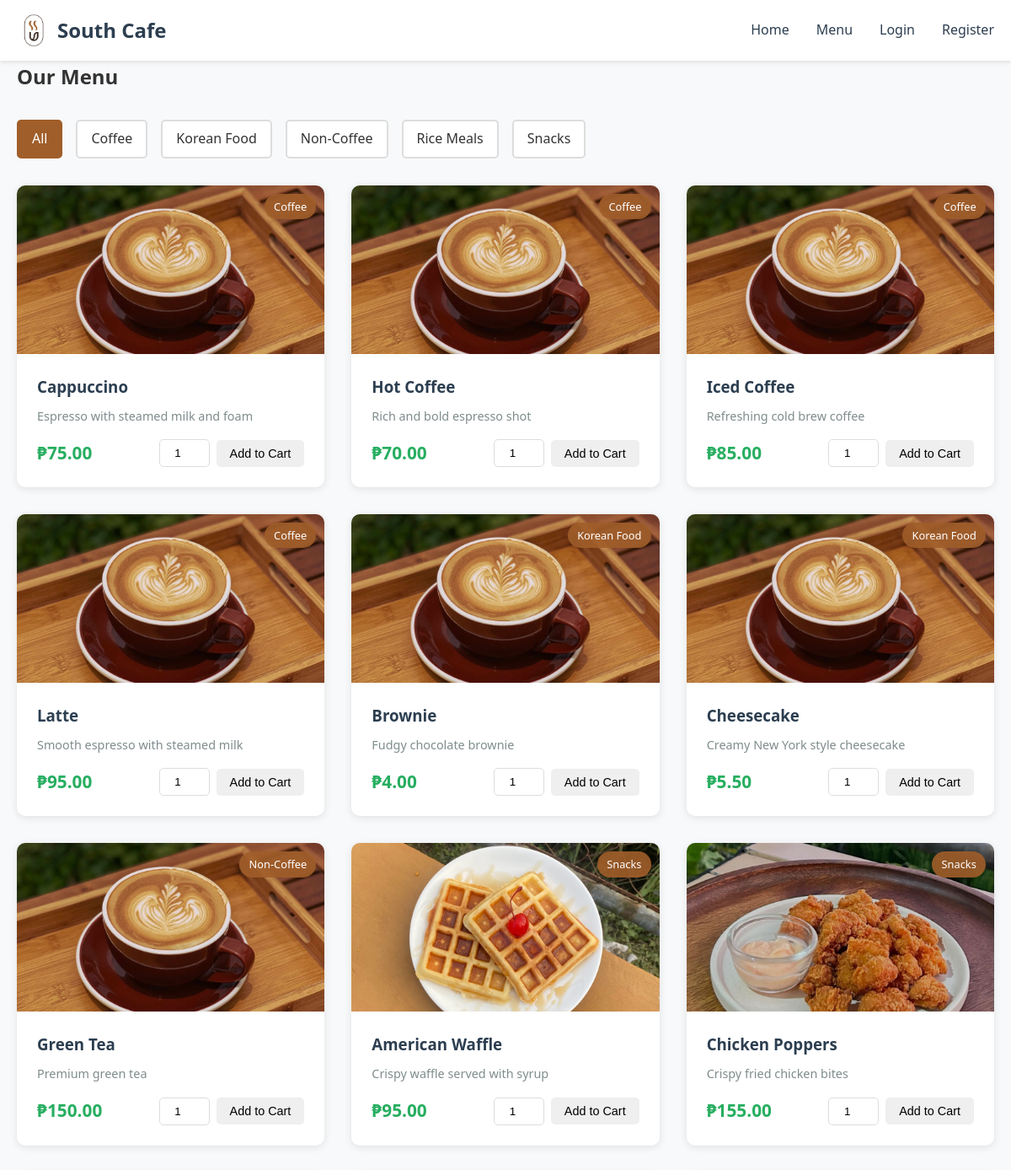
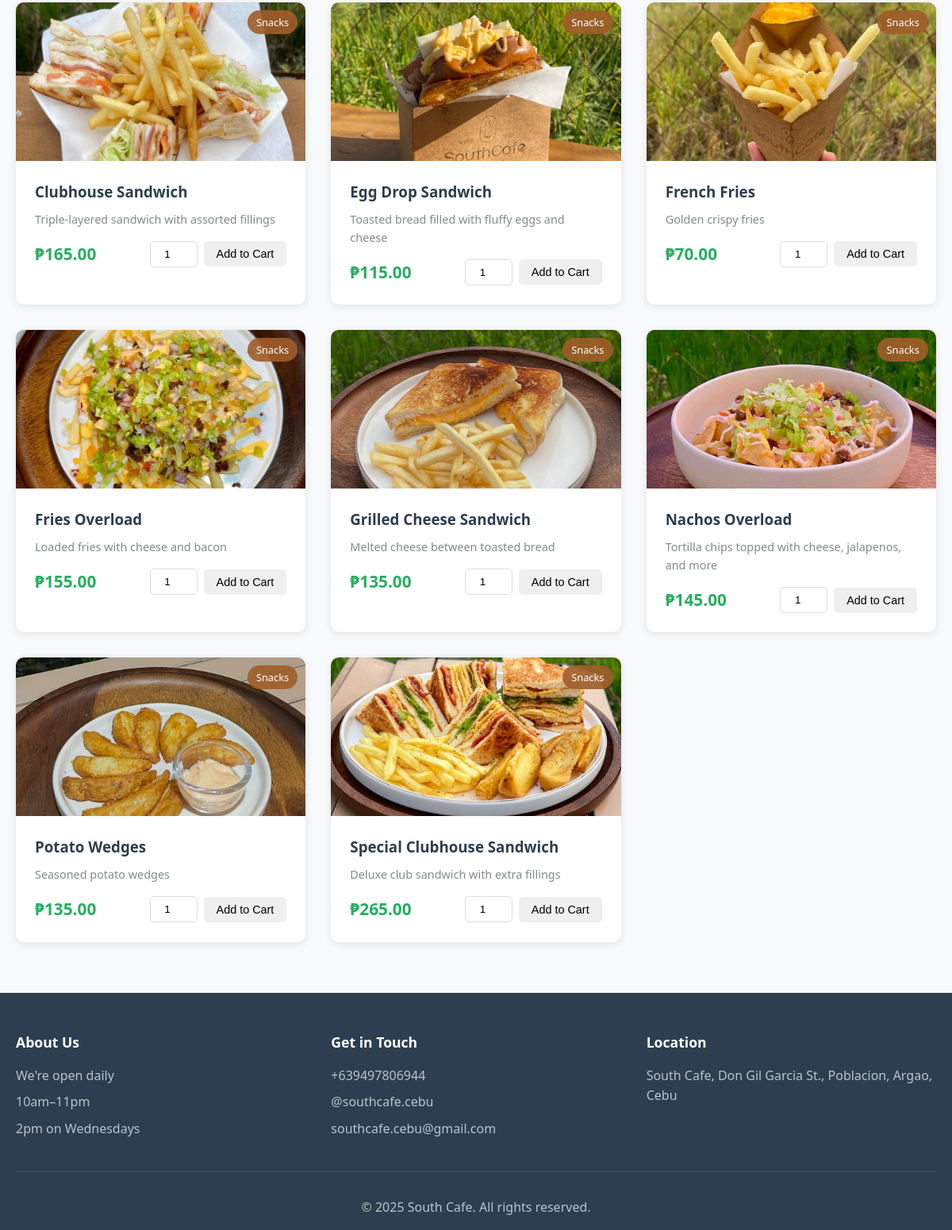
Page /menu.php on the committed database (2 pictures, top to bottom).
### tables this page shows
CREATE TABLE IF NOT EXISTS categories (
    id INT AUTO_INCREMENT PRIMARY KEY,
    name VARCHAR(50) NOT NULL,
    description TEXT
);

CREATE TABLE IF NOT EXISTS products (
    id INT AUTO_INCREMENT PRIMARY KEY,
    name VARCHAR(100) NOT NULL,
    description TEXT,
    price DECIMAL(10, 2) NOT NULL,
    category_id INT,
    image VARCHAR(255),
    available BOOLEAN DEFAULT TRUE,
    created_at TIMESTAMP DEFAULT CURRENT_TIMESTAMP,
    FOREIGN KEY (category_id) REFERENCES categories(id)
);

### config.php (called while the page is built, shortened)
<?php
function isLoggedIn() {
    return isset($_SESSION['user_id']);
}
?>

### menu.php (the view, shortened to what this page needs)
<?php
require_once 'config.php';
$categories_query = "SELECT * FROM categories ORDER BY name";
$categories_result = mysqli_query($conn, $categories_query);
$categories = mysqli_fetch_all($categories_result, MYSQLI_ASSOC);
$category_filter = isset($_GET['category']) ? (int)$_GET['category'] : 0;
if ($category_filter > 0) {
    $products_query = "SELECT p.*, c.name as category_name FROM products p
                       LEFT JOIN categories c ON p.category_id = c.id
                       WHERE p.available = 1 AND p.category_id = ?
                       ORDER BY p.name";
    $stmt = mysqli_prepare($conn, $products_query);
    mysqli_stmt_bind_param($stmt, "i", $category_filter);
    mysqli_stmt_execute($stmt);
    $products_result = mysqli_stmt_get_result($stmt);
} else {
    $products_query = "SELECT p.*, c.name as category_name FROM products p
                       LEFT JOIN categories c ON p.category_id = c.id
                       WHERE p.available = 1
                       ORDER BY c.name, p.name";
    $products_result = mysqli_query($conn, $products_query);
}
$products = mysqli_fetch_all($products_result, MYSQLI_ASSOC);
include 'includes/header.php';
?>
<div class="container">
    <h2>Our Menu</h2>
    <div class="filter-section">
        <a href="menu.php" class="filter-btn <?php echo $category_filter == 0 ? 'active' : ''; ?>">All</a>
        <?php foreach ($categories as $category): ?>
            <a href="menu.php?category=<?php echo $category['id']; ?>"
               class="filter-btn <?php echo $category_filter == $category['id'] ? 'active' : ''; ?>">
                <?php echo htmlspecialchars($category['name']); ?>
            </a>
        <?php endforeach; ?>
    </div>
    <div class="product-grid">
        <?php if (count($products) > 0): ?>
            <?php foreach ($products as $product): ?>
                <div class="product-card">
                    <div class="product-image">
                        <img src="images/<?php echo htmlspecialchars($product['image']); ?>"
                             alt="<?php echo htmlspecialchars($product['name']); ?>"
                             onerror="this.src='images/placeholder.jpg'">
                        <span class="category-badge"><?php echo htmlspecialchars($product['category_name']); ?></span>
                    </div>
                    <div class="product-info">
                        <h3><?php echo htmlspecialchars($product['name']); ?></h3>
                        <p class="product-description"><?php echo htmlspecialchars($product['description']); ?></p>
                        <div class="product-footer">
                            <span class="price">₱<?php echo number_format($product['price'], 2); ?></span>
                            <form method="POST" action="menu.php" class="add-to-cart-form">
                                <input type="number" name="quantity" value="1" min="1" max="99" class="quantity-input">
                                <button type="submit" name="add_to_cart" class="btn btn-small">Add to Cart</button>
                            </form>
                        </div>
                    </div>
                </div>
            <?php endforeach; ?>
        <?php else: ?>
            <p class="no-products">No products found in this category.</p>
        <?php endif; ?>
    </div>
</div>
<?php include 'includes/footer.php'; ?>

### includes/header.php (shortened to what this page needs)
<!DOCTYPE html>
<html lang="en">
<head>
    <link rel="stylesheet" href="style.css">
</head>
<body>
    <nav class="navbar">
        <div class="container">
            <div class="nav-brand">
                <a href="index.php">
                    <img src="images/logo.png" alt="South Cafe Logo" class="logo">
                    South Cafe
                </a>
            </div>
            <ul class="nav-menu">
                <li><a href="index.php">Home</a></li>
                <li><a href="menu.php">Menu</a></li>
                <?php if (isLoggedIn()): ?>
                    <li><a href="cart.php">Cart</a></li>
                    <li><a href="orders.php">My Orders</a></li>
                    <li><a href="logout.php">Logout</a></li>
                <?php else: ?>
                    <li><a href="login.php">Login</a></li>
                    <li><a href="register.php">Register</a></li>
                <?php endif; ?>
            </ul>
        </div>
    </nav>
    <main class="main-content">

### includes/footer.php
    </main>
    <footer class="footer">
        <div class="container">
            <div class="footer-content">
                <div class="footer-section">
                    <h3>About Us</h3>
                    <p>We're open daily</p>
                    <p>10am–11pm</p>
                    <p>2pm on Wednesdays</p>
                </div>
                <div class="footer-section">
                    <h3>Get in Touch</h3>
                    <p>+639497806944</p>
                    <p>@southcafe.cebu</p>
                    <p>southcafe.cebu@gmail.com</p>
                </div>
                <div class="footer-section">
                    <h3>Location</h3>
                    <p><a href="https://maps.google.com/?q=South+Cafe,+Don+Gil+Garcia+St.,+Poblacion,+Argao,+Cebu" target="_blank" class="footer-link">South Cafe, Don Gil Garcia St., Poblacion, Argao, Cebu</a></p>
                </div>
            </div>
            <div class="footer-bottom">
                <p>&copy; <?php echo date('Y'); ?> South Cafe. All rights reserved.</p>
            </div>
        </div>
    </footer>
</body>
</html>

### style.css (style rules this page uses)
* { margin: 0; padding: 0; box-sizing: border-box; }
body { font-family: 'Segoe UI', Tahoma, Geneva, Verdana, sans-serif; line-height: 1.6; color: #333; background-color: #f8f9fa; }
.container { max-width: 1200px; margin: 0 auto; padding: 0 20px; }
.navbar { background-color: white; color: #333; padding: 1rem 0; box-shadow: 0 2px 5px rgba(0,0,0,0.1); }
.navbar .container { display: flex; justify-content: space-between; align-items: center; }
.nav-brand a { color: #2c3e50; text-decoration: none; font-size: 1.5rem; font-weight: bold; display: flex; align-items: center; gap: 0.5rem; }
.nav-brand .logo { width: 40px; height: 40px; object-fit: contain; }
.nav-menu { display: flex; list-style: none; gap: 2rem; }
.nav-menu a { color: #2c3e50; text-decoration: none; transition: color 0.3s; }
.btn { display: inline-block; padding: 0.75rem 1.5rem; border: none; border-radius: 5px; cursor: pointer; text-decoration: none; transition: all 0.3s; font-size: 1rem; }
.btn-small { padding: 0.5rem 1rem; font-size: 0.9rem; }
.product-grid { display: grid; grid-template-columns: repeat(auto-fill, minmax(280px, 1fr)); gap: 2rem; margin: 2rem 0; }
.product-card { background: white; border-radius: 10px; overflow: hidden; box-shadow: 0 2px 10px rgba(0,0,0,0.1); transition: transform 0.3s; }
.product-image { position: relative; height: 200px; overflow: hidden; background-color: #ecf0f1; }
.product-image img { width: 100%; height: 100%; object-fit: cover; }
.category-badge { position: absolute; top: 10px; right: 10px; background-color: rgba(160, 94, 42, 0.9); color: white; padding: 0.3rem 0.7rem; border-radius: 20px; font-size: 0.8rem; }
.product-info { padding: 1.5rem; }
.product-info h3 { margin-bottom: 0.5rem; color: #2c3e50; }
.product-description { color: #7f8c8d; font-size: 0.9rem; margin-bottom: 1rem; }
.product-footer { display: flex; justify-content: space-between; align-items: center; margin-top: 1rem; }
.price { font-size: 1.3rem; font-weight: bold; color: #27ae60; }
.filter-section { display: flex; gap: 1rem; margin: 2rem 0; flex-wrap: wrap; }
.filter-btn { padding: 0.5rem 1rem; background-color: white; border: 2px solid #ddd; border-radius: 5px; text-decoration: none; color: #333; transition: all 0.3s; }
.filter-btn:hover, .filter-btn.active { background-color: #A05E2A; color: white; border-color: #A05E2A; }
.add-to-cart-form { display: flex; gap: 0.5rem; align-items: center; }
.quantity-input { width: 60px; padding: 0.5rem; border: 1px solid #ddd; border-radius: 5px; text-align: center; }
.footer { background-color: #2c3e50; color: white; padding: 3rem 0 1rem 0; margin-top: 4rem; }
.footer-content { display: grid; grid-template-columns: repeat(auto-fit, minmax(250px, 1fr)); gap: 2rem; margin-bottom: 2rem; }
.footer-section h3 { margin-bottom: 1rem; color: white; font-size: 1.1rem; }
.footer-section p { color: #bdc3c7; margin-bottom: 0.5rem; line-height: 1.6; }
.footer-link { color: #bdc3c7; text-decoration: none; transition: color 0.3s; }
.footer-bottom { text-align: center; padding-top: 2rem; border-top: 1px solid #34495e; }
.footer-bottom p { color: #bdc3c7; }
.main-content { min-height: calc(100vh - 200px); }

### rows in the picture
categories: name "Coffee"
categories: name "Korean Food"
categories: name "Non-Coffee"
categories: name "Rice Meals"
categories: name "Snacks"
products: category.name "Coffee", name "Cappuccino", description "Espresso with steamed milk and foam", price "75.00"
products: image (picture), category.name "Coffee", name "Hot Coffee", description "Rich and bold espresso shot", price "70.00"
products: category.name "Coffee", name "Iced Coffee", description "Refreshing cold brew coffee", price "85.00"
products: category.name "Coffee", name "Latte", description "Smooth espresso with steamed milk", price "95.00"
products: category.name "Korean Food", name "Brownie", description "Fudgy chocolate brownie", price "4.00"
products: category.name "Korean Food", name "Cheesecake", description "Creamy New York style cheesecake", price "5.50"
products: category.name "Non-Coffee", name "Green Tea", description "Premium green tea", price "150.00"
products: image (picture), category.name "Snacks", name "American Waffle", description "Crispy waffle served with syrup", price "95.00"
products: image (picture), category.name "Snacks", name "Chicken Poppers", description "Crispy fried chicken bites", price "155.00"
products: image (picture), category.name "Snacks", name "Clubhouse Sandwich", description "Triple-layered sandwich with assorted fillings", price "165.00"
products: image (picture), category.name "Snacks", name "Egg Drop Sandwich", description "Toasted bread filled with fluffy eggs and cheese", price "115.00"
products: image (picture), category.name "Snacks", name "French Fries", description "Golden crispy fries", price "70.00"
products: image (picture), category.name "Snacks", name "Fries Overload", description "Loaded fries with cheese and bacon", price "155.00"
products: image (picture), category.name "Snacks", name "Grilled Cheese Sandwich", description "Melted cheese between toasted bread", price "135.00"
products: image (picture), category.name "Snacks", name "Nachos Overload", description "Tortilla chips topped with cheese, jalapenos, and more", price "145.00"
products: image (picture), category.name "Snacks", name "Potato Wedges", description "Seasoned potato wedges", price "135.00"
products: image (picture), category.name "Snacks", name "Special Clubhouse Sandwich", description "Deluxe club sandwich with extra fillings", price "265.00"
